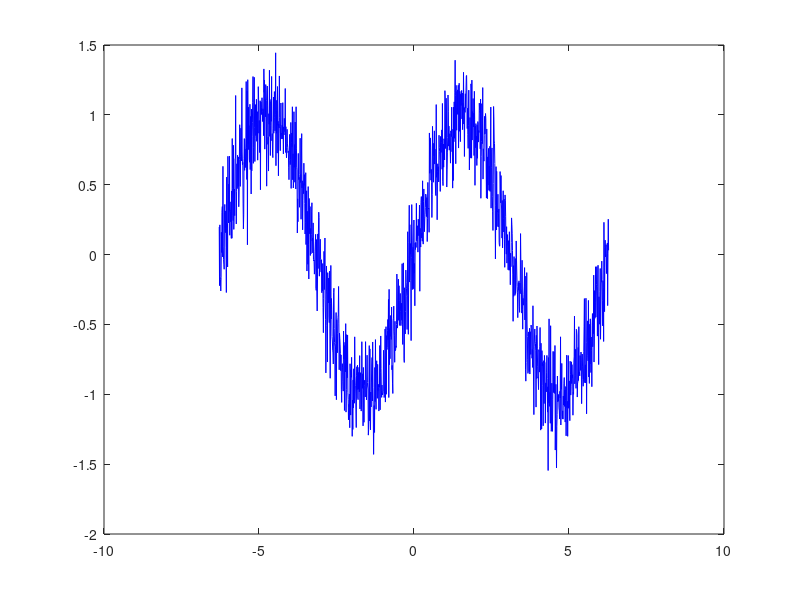

MATLAB code to generate this figure:
clear all;
 
x = (-2*pi):0.01:(2*pi);
y = sin(x);
randVect = (randn(numel(x), 1))'
y = y + (randVect * 0.2);
plot(x, y, 'Color', [0 0 1])